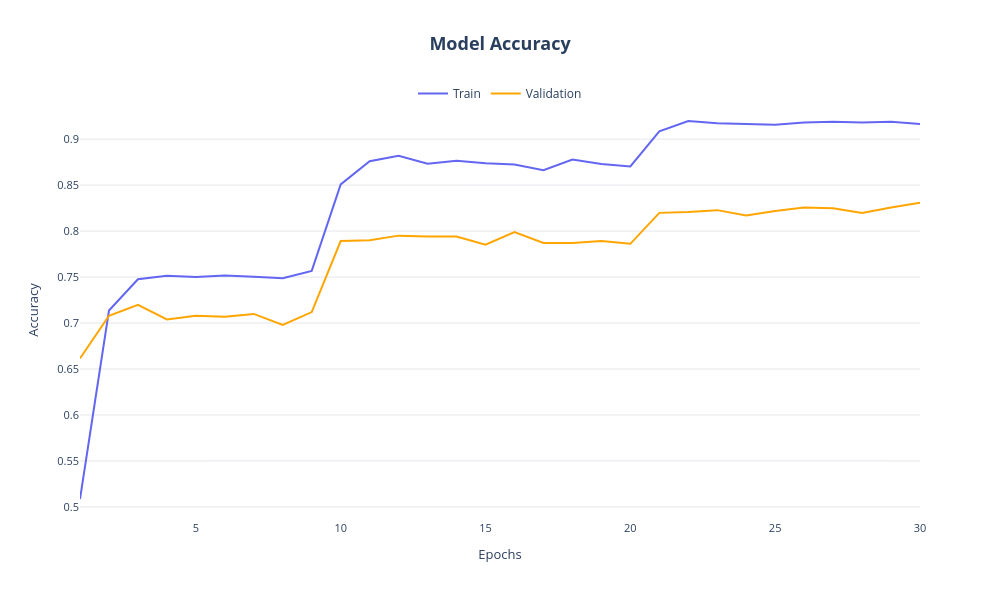

This figure's notebook cell:
### Code cell
plot_model_results(historyB4, 'accuracy')

### Figure 1 — Plotly figure (JSON) as saved in the notebook; plotly's stock layout.template omitted (floating-point values rounded to 4 significant figures)
{"data": [{"hovertemplate": "Train Accuracy: <b>%{y:.4f}</b><extra></extra>", "line": {"color": "#6366f1", "width": 2}, "mode": "lines", "name": "Train", "type": "scatter", "x": [1, 2, 3, 4, 5, 6, 7, 8, 9, 10, 11, 12, 13, 14, 15, 16, 17, 18, 19, 20, 21, 22, 23, 24, 25, 26, 27, 28, 29, 30], "y": [0.5086, 0.7136, 0.7476, 0.7515, 0.7501, 0.7518, 0.7503, 0.7487, 0.7567, 0.8508, 0.876, 0.8819, 0.8733, 0.8765, 0.8738, 0.8724, 0.8661, 0.8779, 0.873, 0.8703, 0.9084, 0.9197, 0.9173, 0.9168, 0.9158, 0.9182, 0.9189, 0.918, 0.9189, 0.9164]}, {"hovertemplate": "Validation Accuracy: <b>%{y:.4f}</b><extra></extra>", "line": {"color": "#ffa500", "width": 2}, "mode": "lines", "name": "Validation", "type": "scatter", "x": [1, 2, 3, 4, 5, 6, 7, 8, 9, 10, 11, 12, 13, 14, 15, 16, 17, 18, 19, 20, 21, 22, 23, 24, 25, 26, 27, 28, 29, 30], "y": [0.6614, 0.7079, 0.7198, 0.704, 0.7079, 0.7069, 0.7099, 0.698, 0.7119, 0.7891, 0.7901, 0.795, 0.7941, 0.7941, 0.7851, 0.799, 0.7871, 0.7871, 0.7891, 0.7861, 0.8198, 0.8208, 0.8228, 0.8168, 0.8218, 0.8257, 0.8248, 0.8198, 0.8257, 0.8307]}], "layout": {"font": {"size": 11}, "height": 600, "hovermode": "x unified", "legend": {"font": {"size": 12}, "orientation": "h", "x": 0.5, "xanchor": "center", "y": 1.05}, "paper_bgcolor": "white", "plot_bgcolor": "white", "title": {"font": {"size": 18}, "text": "<b>Model Accuracy</b>", "x": 0.5, "xanchor": "center"}, "width": 1000, "xaxis": {"showgrid": false, "tickfont": {"size": 11}, "title": {"text": "Epochs"}}, "yaxis": {"gridcolor": "#e5e7eb", "gridwidth": 1, "showgrid": true, "title": {"text": "Accuracy"}}}}
